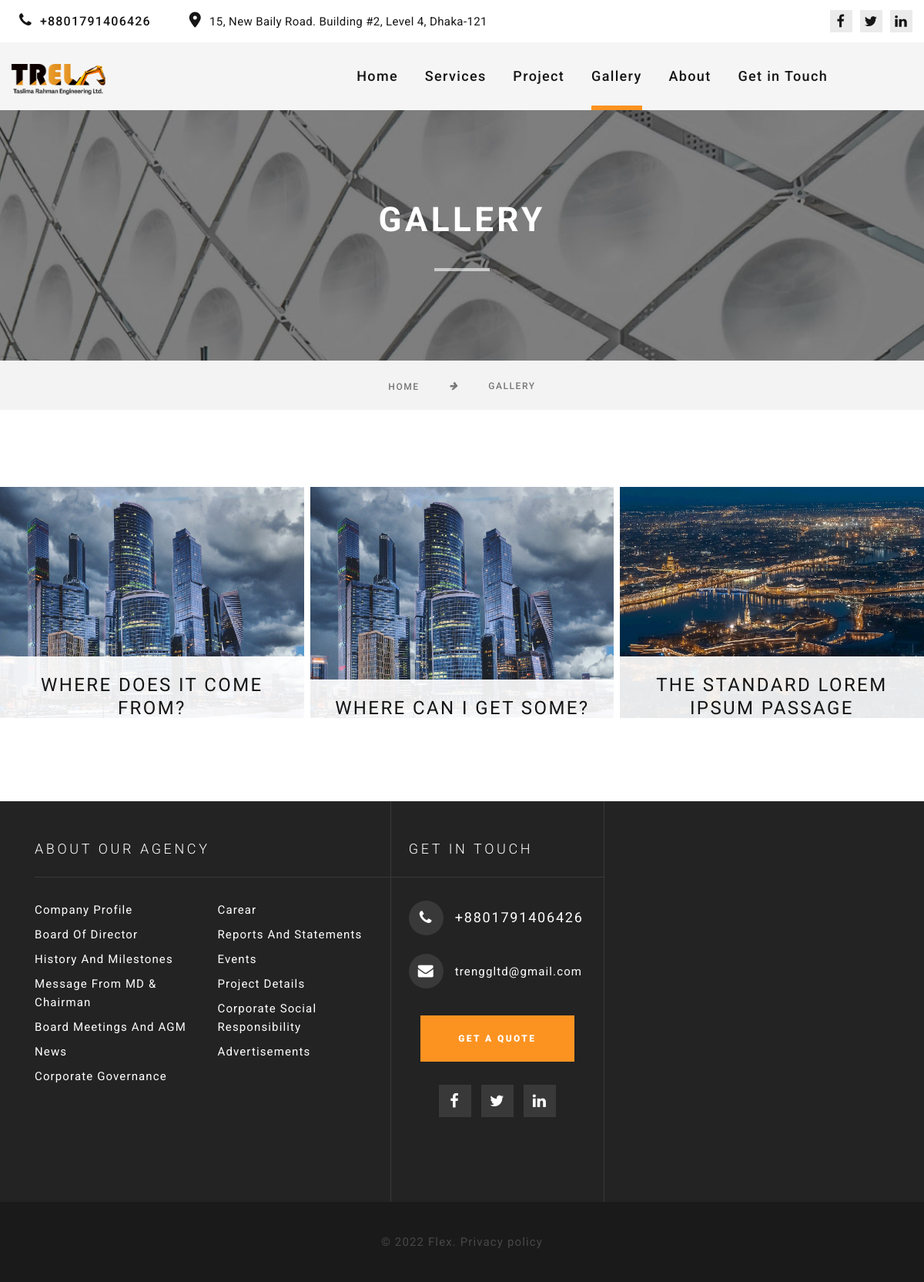
Page /gallery/ on the committed database.
### mainapp/models.py (models this page shows, shortened)
class Gallery(models.Model):
    image = models.ImageField(upload_to='gallery')
    title = models.CharField(max_length=200)
    textfiled=RichTextUploadingField(blank=True,null=True)
    class Meta:
        verbose_name = "Gallery"
        verbose_name_plural = "Gallery"

### mainapp/views.py (the view)
# urls.py: path('gallery/', gallery, name='gallery'),
def gallery(request):
    gallery_all = Gallery.objects.all()
    context = {
        'gallery_all': gallery_all,
    }
    return render(request, 'subpage/gallery.html', context)

### mainapp/templatetags/custom_filters.py (called while the page is built)
@register.filter
def companyprofile(request):
    return Companyprofile.objects.all().last()

### mainapp/templatetags/service.py (called while the page is built)
@register.filter
def service(request):
    return Ourserver.objects.all()

@register.filter
def project(request):
    return Ourproject.objects.all()

### templates/subpage/gallery.html (shortened to what this page needs)
{% extends "base.html" %}
{% load static %}
{% block body_block %}
      <section class="bg-gray-7">
        <div class="breadcrumbs-custom box-transform-wrap context-dark">
          <div class="container">
            <h3 class="breadcrumbs-custom-title">Gallery</h3>
            <div class="breadcrumbs-custom-decor"></div>
          </div>
          <div class="box-transform" style="background-image: url({% static 'image/background/bg-typography.jpg' %});"></div>
        </div>
        <div class="container">
          <ul class="breadcrumbs-custom-path">
            <li><a href="index.html">Home</a></li>
            <li><i class="fa-thin fa-arrow-right"></i></li>
            <li class="">Gallery</li>
          </ul>
        </div>
      </section>
      <section class="section section-xl bg-default text-center">
        <div class="container-fluid container-inset-0">
          <div class="row row-30 row-desktop-8 gutters-8 hoverdir" data-lightgallery="group">
            {% for gallery in gallery_all %}
            <div class="col-sm-6 col-lg-4 col-xxl-3 mb-3">
              <div class="oh-desktop gallery_style">
                <article class="thumbnail thumbnail-modern wow slideInDown"><a class="thumbnail-modern-figure" href="/media/{{gallery.image}}" data-lightgallery="item"><img src="/media/{{gallery.image}}" alt="" width="474" height="355" class="gallery_style"/></a>
                  <div class="thumbnail-modern-caption">
                    <h5 class="thumbnail-modern-title"><a href="{% url 'gallery-details' id=gallery.id %}">{{gallery.title}}</a></h5>
                  </div>
                </article>
              </div>
            </div>
            {% endfor %}
          </div>
        </div>
      </section>
{% endblock body_block %}

### templates/base.html (shortened to what this page needs)
<!DOCTYPE html>
<html class="wide wow-animation" lang="en">
  <head>
    {% load static %}
    <link rel="stylesheet" href="{% static 'css/bootstrap.css' %}">
    <link rel="stylesheet" href="{% static 'css/fonts.css' %}">
    <link rel="stylesheet" href="https://cdnjs.cloudflare.com/ajax/libs/font-awesome/6.1.1/css/all.min.css" />
    <link rel="stylesheet" href="https://cdnjs.cloudflare.com/ajax/libs/font-awesome/4.7.0/css/font-awesome.css" />
    <link rel="stylesheet" href="https://cdn.jsdelivr.net/npm/bootstrap@4.5.3/dist/css/bootstrap.min.css">
    <link rel="stylesheet" href="{% static 'css/style.css' %}">
  </head>
  <body>
    {% include 'includes/navbar.html' %}
    <div class="" style="">
        {% block body_block %}
        {% endblock body_block %}
    </div>
    {% include 'includes/footer.html' %}
    </body>
</html>

### templates/includes/navbar.html (shortened to what this page needs)
{% load static %}
{% load service %}
  <div class="page">
    <header class="section page-header">
      <div class="rd-navbar-wrap">
        <nav class="rd-navbar rd-navbar-modern" data-layout="rd-navbar-fixed" data-sm-layout="rd-navbar-fixed" data-md-layout="rd-navbar-fixed" data-md-device-layout="rd-navbar-fixed" data-lg-layout="rd-navbar-fixed" data-lg-device-layout="rd-navbar-fixed" data-xl-layout="rd-navbar-static" data-xl-device-layout="rd-navbar-static" data-xxl-layout="rd-navbar-static" data-xxl-device-layout="rd-navbar-static" data-lg-stick-up-offset="150px" data-xl-stick-up-offset="150px" data-xxl-stick-up-offset="150px" data-lg-stick-up="true" data-xl-stick-up="true" data-xxl-stick-up="true">
          <div class="rd-navbar-inner-outer">
            <div class="rd-navbar-inner">
              <div class="rd-navbar-panel">
                <div class="rd-navbar-brand"><a class="brand" href="{% url 'index' %}"><img class="brand-logo-dark" src="{% static 'image/TEL_LOGO.png' %}" alt="" width="122" height="39"/></a>
                </div>
              </div>
              <div class="rd-navbar-right rd-navbar-nav-wrap">
                <div class="rd-navbar-aside">
                  <ul class="rd-navbar-contacts-2">
                    <li>
                      <div class="unit unit-spacing-xs">
                        <div class="unit-left"><span class="icon fa-thin fa-phone"></span></div>
                        <div class="unit-body"><a class="phone" href="tel:#">+8801791406426</a></div>
                      </div>
                    </li>
                    <li>
                      <div class="unit unit-spacing-xs">
                        <div class="unit-left"><span class="icon fa-thin fa-location-dot"></span></div>
                        <div class="unit-body"><a class="address" href="https://goo.gl/maps/S5L32MNoL788AFb68">15, New Baily Road. Building #2, Level 4, Dhaka-121</a></div>
                      </div>
                    </li>
                  </ul>
                  <ul class="list-share-2">
                    <li><a class="icon fa-brands fa-facebook-f" href="#"></a></li>
                    <li><a class="icon fa-brands fa-twitter" href="#"></a></li>
                    <li><a class="icon fa-brands fa-linkedin" href="#"></a></li>
                  </ul>
                </div>
                <div class="rd-navbar-main">
                  <ul class="rd-navbar-nav">
                    {% url 'index' as url %}
                    <li class="rd-nav-item {% if request.path == url %}active{% endif %}"><a class="rd-nav-link" href="/">Home</a>
                    </li>
                    {% url 'service' as url %}
                    <li class="rd-nav-item {% if request.path == url %}active{% endif %}"><a class="rd-nav-link" href="/service/">Services</a>
                    </li>
                    {% url 'ourprojects' as url %}
                    <li class="rd-nav-item {% if request.path == url %}active{% endif %}"><a class="rd-nav-link" href="/ourprojects/">Project</a>
                    </li>
                    {% url 'gallery' as url %}
                    <li class="rd-nav-item {% if request.path == url %}active{% endif %}">
                      <a class="rd-nav-link" href="/gallery/">Gallery</a>
                    </li>
                    {% url 'aboutus' as url %}
                    <li class="rd-nav-item {% if request.path == url %}active{% endif %}"><a class="rd-nav-link" href="{% url 'aboutus' %}">About</a>
                    </li>
                    {% url 'contactus' as url %}
                    <li class="rd-nav-item {% if request.path == url %}active{% endif %}"><a class="rd-nav-link" href="#">Get in Touch</a>
                    </li>
                  </ul>
                </div>
              </div>
            </div>
          </div>
        </nav>
      </div>
    </header>

### templates/includes/footer.html (shortened to what this page needs)
{% load static %}
{% load custom_filters %}
<footer class="section footer-classic context-dark">
    <div class="footer-classic-content">
      <div class="container">
        <div class="row row-50 row-lg-0 no-gutters">
          <div class="col-sm-6 col-lg-5 wow fadeInRight" data-wow-delay="0s">
            <div class="footer-classic-header">
              <h6 class="footer-classic-title">about Our Agency</h6>
            </div>
            <div class="footer-classic-body">
              <ul class="footer-classic-list d-inline-block d-sm-block">
                <li><a href="{% if request|companyprofile %} {{companyprofile.file_url}} {% else %}#{% endif %}">Company Profile</a></li>
                <li><a href="/boardofdirectors/">Board Of Director</a></li>
                <li><a href="/historymilestones/">History And Milestones</a></li>
                <li><a href="/message-from-md/">Message From MD & Chairman</a></li>
                <li><a href="/boardmeetingsagm/">Board Meetings And AGM</a></li>
                <li><a href="/news/">News</a></li>
                <li><a href="/corporategovernance/">Corporate Governance</a></li>
                <li><a href="/carrer/">Carear</a></li>
                <li><a href="/reportstatements/">Reports And Statements</a></li>
                <li><a href="/event/">Events</a></li>
                <li><a href="/ourprojects/">Project Details</a></li>
                <li><a href="{% url 'corporatesocialresponsibility' %}">Corporate Social Responsibility</a></li>
                <li><a href="{% url 'advertisements' %}">Advertisements</a></li>
              </ul>
            </div>
          </div>
          <div class="col-sm-6 col-lg-3 wow fadeInRight" data-wow-delay=".1s">
            <div class="footer-classic-header">
              <div class="box-width-230">
                <h6 class="footer-classic-title">Get in touch</h6>
              </div>
            </div>
            <div class="footer-classic-body">
              <div class="box-width-230" style="text-align: center;">
                <div class="footer-classic-contacts">
                  <div class="footer-classic-contacts-item">
                    <div class="unit unit-spacing-sm align-items-center">
                      <div class="unit-left"><span class="icon icon-24 mdi fa-thin fa-phone"></span></div>
                      <div class="unit-body"><a class="phone" href="tel:#">+8801791406426</a></div>
                    </div>
                  </div>
                  <div class="footer-classic-contacts-item">
                    <div class="unit unit-spacing-sm align-items-center">
                      <div class="unit-left"><span class="icon mdi fa-thin fa-envelope"></span></div>
                      <div class="unit-body"><a class="mail" href="mailto:#">trenggltd@gmail.com</a></div>
                    </div>
                  </div>
                </div><a class="button button-sm button-secondary button-winona" href="contacts.html">get a quote</a>
              </div>
              <div class="footer-classic-body" style="text-align: center;">
                <ul class="list-inline footer-social-list">
                  <li><a class="icon mdi fa-brands fa-facebook-f" href="#"></a></li>
                  <li><a class="icon mdi fa-brands fa-twitter" href="#"></a></li>
                  <li><a class="icon mdi fa-brands fa-linkedin" href="#"></a></li>
                </ul>
              </div>
            </div>
          </div>
          <div class="col-lg-4 position-static">
            <div class="footer-classic-gmap">
              <div class="google-map-container rd-google-map" data-center="15, New Baily Road. Building #2, Level 4, Dhaka-121" data-zoom="5" data-icon="images/gmap_marker.png" data-icon-active="images/gmap_marker_active.png" data-styles="[{&quot;featureType&quot;:&quot;water&quot;,&quot;elementType&quot;:&quot;geometry&quot;,&quot;stylers&quot;:[{&quot;color&quot;:&quot;#e9e9e9&quot;},{&quot;lightness&quot;:17}]},{&quot;featureType&quot;:&quot;landscape&quot;,&quot;elementType&quot;:&quot;geometry&quot;,&quot;stylers&quot;:[{&quot;color&quot;:&quot;#f5f5f5&quot;},{&quot;lightness&quot;:20}]},{&quot;featureType&quot;:&quot;road.local&quot;,&quot;stylers&quot;:[{&quot;saturation&quot;:-100},{&quot;lightness&quot;:40},{&quot;visibility&quot;:&quot;on&quot;}]},{&quot;featureType&quot;:&quot;transit&quot;,&quot;stylers&quot;:[{&quot;saturation&quot;:-100},{&quot;visibility&quot;:&quot;simplified&quot;}]},{&quot;featureType&quot;:&quot;administrative.province&quot;,&quot;stylers&quot;:[{&quot;visibility&quot;:&quot;off&quot;}]},{&quot;featureType&quot;:&quot;water&quot;,&quot;stylers&quot;:[{&quot;visibility&quot;:&quot;on&quot;},{&quot;lightness&quot;:30}]},{&quot;featureType&quot;:&quot;road.highway&quot;,&quot;elementType&quot;:&quot;geometry.fill&quot;,&quot;stylers&quot;:[{&quot;color&quot;:&quot;#ef8c25&quot;},{&quot;lightness&quot;:40}]},{&quot;featureType&quot;:&quot;road.highway&quot;,&quot;elementType&quot;:&quot;geometry.stroke&quot;,&quot;stylers&quot;:[{&quot;visibility&quot;:&quot;off&quot;}]},{&quot;featureType&quot;:&quot;poi.park&quot;,&quot;elementType&quot;:&quot;geometry.fill&quot;,&quot;stylers&quot;:[{&quot;color&quot;:&quot;#b6c54c&quot;},{&quot;lightness&quot;:40},{&quot;saturation&quot;:-40}]},{}]">
                <div class="google-map"></div>
              </div>
            </div>
          </div>
        </div>
      </div>
    </div>
    <div class="footer-classic-panel">
      <div class="container">
        <p class="rights"><span>&copy;&nbsp;</span><span class="copyright-year"></span><span>&nbsp;</span><span>Flex</span><span>.&nbsp;</span><a href="privacy-policy.html">Privacy policy</a></p>
      </div>
    </div>
  </footer>

### rows in the picture
Gallery: image (picture), title "WHERE DOES IT COME FROM?"
Gallery: image (picture), title "WHERE CAN I GET SOME?"
Gallery: image (picture), title "THE STANDARD LOREM IPSUM PASSAGE"
